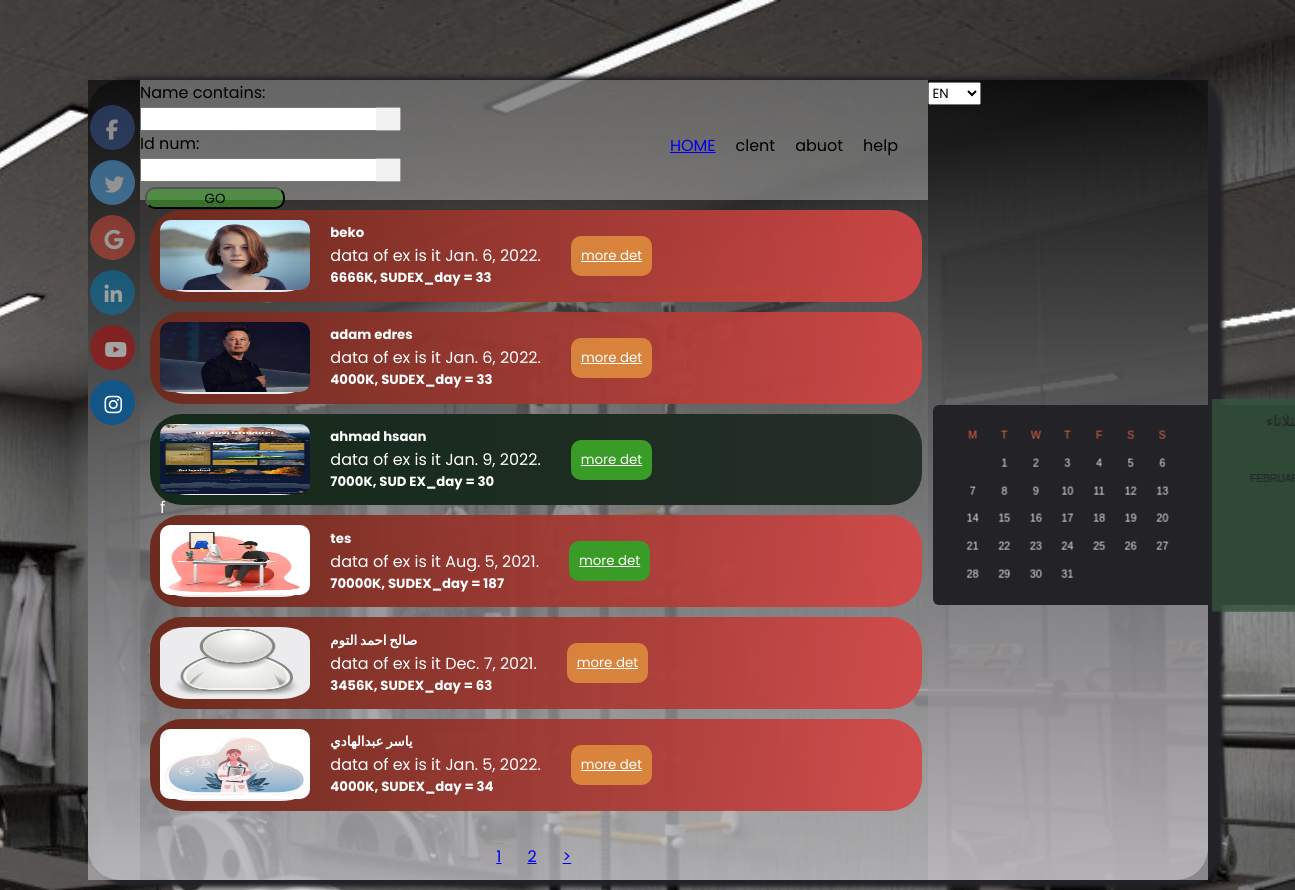
The app's page /member with its own data.
### members/models.py (models this page shows, shortened)
class Mumber(models.Model):
    owner = models.ForeignKey(User, related_name='ownr', on_delete=CASCADE)
    name = models.CharField(max_length=100)
    sex_type= models.CharField(max_length=15, choices=TYPE_JOB )
    gruop = models.TextField(max_length=10, choices=TYPE_gruop)
    published_at = models.DateField(auto_now=True)
    id_num = models.IntegerField(default=1)
    money = models.IntegerField(default=0)
    data_sub = models.DateField()
    phone = models.IntegerField(default=0)
    image = models.ImageField( upload_to='jobs',  default='default.jpg')

### members/views.py (the view)
# urls.py: path('', views.all_members, name='all_members' ),
def all_members(request):
    all_memb = Mumber.objects.all()
    my_filter = Mumer_Filter(request.GET, queryset=all_memb)
    all_memb = my_filter.qs
    paginator = Paginator(all_memb, 6) # Show 25 contacts per page.
    page_number = request.GET.get('page')
    all_memb_ = paginator.get_page(page_number)
    ex_date = []
    date_day = datetime.date.today()
    for j in all_memb_:
        date_long = datetime.date.today() - j.data_sub
        ex_date.append(date_long.days)
        print(ex_date)
    my_st = zip(all_memb_, ex_date)
    context = {
                'all_mem': all_memb_,
                'ex_date':date_day.day,
                'my_st': my_st,
                'my_filter':my_filter
                }
    return render(request, './mumber_/home.html', context)

### members/templates/mumber_/home.html (shortened to what this page needs)
<!DOCTYPE html>
{% load static %}
<html lang="en">
<head>
    <link rel="stylesheet" href="{% static  './css/home_.css'%}">
    <link rel="stylesheet"   href="{% static  'https://cdnjs.cloudflare.com/ajax/libs/font-awesome/4.7.0/css/font-awesome.min.css'%}">
</head>
</head>
<body style="  background: url('./static/img/32.jpg') 100% 0 no-repeat fixed;">
    <div class="contener">
        <section class="top">
            <div class="left">
              <div class="socila_">
                <a  href="{%url 'homes:index_' %}" class="fa fa-facebook"></a>
                <a href="#" class="fa fa-twitter"></a>
                <a href="#" class="fa fa-google"></a>
                <a href="#" class="fa fa-linkedin"></a>
                <a href="#" class="fa fa-youtube"></a>
                <a href="#" class="fa fa-instagram"></a>
              </div>
            </div>
            <div class="center">
                <div class="sereash">
                    <div class="serearsh_icone">
                       <form method="GET">
                         {{my_filter.form}}
                        <input style="width: 140px; margin: 5px; border-radius: 10px; background: rgba(58, 156, 38, 0.589); height: 22px;" type="submit" value=GO>
                       </form>
                    </div>
                    <div class="speas"></div>
                    <div class="anthing">
                      <div class="inp">
                        <ul>
                          <li><a href="{%url 'homes:index_' %}">HOME</a></li>
                          <li><a>clent</a></li>
                          <li><a>abuot</a></li>
                          <li><a>help</a></li>
                        </ul>
                      </div>
                    </div>
                </div>
                <div class="parson">
                  <div class="itmes__">
                    {% for i, b2 in my_st %}
                    {% if b2 >= 31 %}
                    <div class="card_s" style="    background: linear-gradient(to right , #6b2b1e, #d64646ea);" >
                      <div class="row ">
                        <div class="col1">
                          <img style="width: 150px; height: 70px; border-radius: 10px;" class='img_jobs' src="{{i.image.url}}" alt="">
                        </div>
                        <div class="col2">
                          <div class="card-body">
                            <h5 class="card-title">{{i.name}}</h5>
                            <p class="card-text"> data of ex is it {{i.data_sub}}.</p>
                            <h5> {{i.money}}K, SUD<samp>EX_day = {{b2}}</samp><h5>
                            </div>
                            {% if i.money < 7000 %}
                            <div class="Appl">
                              <p  class="card-text"><small class="text-muted"><a style="background-color: rgba(223, 139, 62, 0.911); display: inline-block; "  href="{%url 'member:detalis_members' i.id%}">more det</a></small></p>
                            </div>
                            {% else %}
                            <div class="Appl">
                              <p  class="card-text"><small class="text-muted"><a style="background-color: rgb(57, 156, 38); display: inline-block; "  href="{%url 'member:detalis_members' i.id%}">more det</a></small></p>
                            </div>
                            {% endif %}
                        </div>
                      </div>
                    </div>
                    {% else %}
                    <div class="card_s" style="background-color: rgb(42, 71, 49);" >
                      <div class="row ">
                        <div class="col1">
                          <img style="width: 150px; height: 70px; border-radius: 10px;" class='img_jobs' src="{{i.image.url}}" alt="">
                        </div>
                        <div class="col2">
                          <div class="card-body">
                            <h5 class="card-title">{{i.name}}</h5>
                            <p class="card-text"> data of ex is it {{i.data_sub}}.</p>
                            <h5> {{i.money}}K, SUD <samp>EX_day = {{b2}}</samp><h5>
                          </div>
                          {% if i.money < 7000 %}
                          <div class="Appl">
                            <p  class="card-text"><small class="text-muted"><a style="background-color: rgba(236, 171, 49, 0.911); display: inline-block; "  href="{%url 'member:detalis_members' i.id%}">more det</a></small></p>
                          </div>
                          {% else %}
                          <div class="Appl">
                            <p  class="card-text"><small class="text-muted"><a style="background-color: rgb(57, 156, 38); display: inline-block; "  href="{%url 'member:detalis_members' i.id%}">more det</a></small></p>
                          </div>
                          {% endif %}
                        </div>
                      </div>f
                    </div>
                    {% endif %}
                    {%endfor%}
                  </div>
                    {% if all_mem.has_other_pages %}
                      <div class="dots_">
                        {% for x in all_mem.paginator.page_range %}
                          <span class="dot"> <a href="?page={{x}}"><span>{{x}}</span></a></span>
                        {% endfor %}
                        {% if all_mem.has_next %}
                          <span class="dot">  <a href="?page={{ all_mem.paginator.num_pages }}"> > </a>  </span>
                        {% endif %}
                      </div>
                      {% endif %}
                </div>
            </div>
            <div class="right">
              <div class="opti">
                <select>
                  <option value="volvo">EN</option>
                </select>
              </div>
              <div onload="startTime()" class="clender">
                <div class="container">
                  <div class="card">
                    <div class="front">
                      <div class="contentfront">
                        <div class="month">
                          <table>
                            <tr class="orangeTr">
                              <th>M</th>
                              <th>T</th>
                              <th>W</th>
                              <th>T</th>
                              <th>F</th>
                              <th>S</th>
                              <th>S</th>
                            </tr>
                            <tr class="whiteTr">
                              <th></th>
                              <th>1</th>
                              <th>2</th>
                              <th>3</th>
                              <th>4</th>
                              <th>5</th>
                              <th>6</th>
                            </tr>
                            <tr class="whiteTr">
                              <th>7</th>
                              <th>8</th>
                              <th>9</th>
                              <th>10</th>
                              <th>11</th>
                              <th>12</th>
                              <th>13</th>
                            </tr>
                            <tr class="whiteTr">
                              <th>14</th>
                              <th>15</th>
                              <th>16</th>
                              <th>17</th>
                              <th>18</th>
                              <th>19</th>
                              <th>20</th>
                            </tr>
                            <tr class="whiteTr">
                              <th>21</th>
                              <th>22</th>
                              <th>23</th>
                              <th>24</th>
                              <th>25</th>
                              <th>26</th>
                              <th>27</th>
                            </tr>
                            <tr class="whiteTr">
                              <th>28</th>
                              <th>29</th>
                              <th>30</th>
                              <th>31</th>
                              <th></th>
                              <th></th>
                              <th></th>
                            </tr>
                          </table>
                        </div>
                        <div class="date">
                          <div class="datecont">
                            <div id="day"></div>
                            <div id="month"></div>
                            <i class="fa fa-pencil edit" aria-hidden="true"></i>
                          </div>
                        </div>
                      </div>
                    </div>
                    <div class="back">
                      <div class="contentback">
                      </div>
                    </div>
                  </div>
                </div>
              </div>
            </div>
        </section>
    </div>
</body>
</html>

### records on screen
Mumber: image (picture), name "beko", data_sub "Jan. 6, 2022", money "6666", b2 "33", shows "more det"
Mumber: image (picture), name "adam edres", data_sub "Jan. 6, 2022", money "4000", b2 "33", shows "more det"
Mumber: image (picture), name "ahmad hsaan", data_sub "Jan. 9, 2022", money "7000", b2 "30", shows "more det"
Mumber: image (picture), name "tes", data_sub "Aug. 5, 2021", money "70000", id_num "187", shows "more det"
Mumber: image (placeholder picture), name "صالح احمد التوم", data_sub "Dec. 7, 2021", money "3456", b2 "63", shows "more det"
Mumber: image (picture), name "ياسر عبدالهادي", data_sub "Jan. 5, 2022", money "4000", b2 "34", shows "more det"

### other values on screen
{{ x }} "1" "2"
